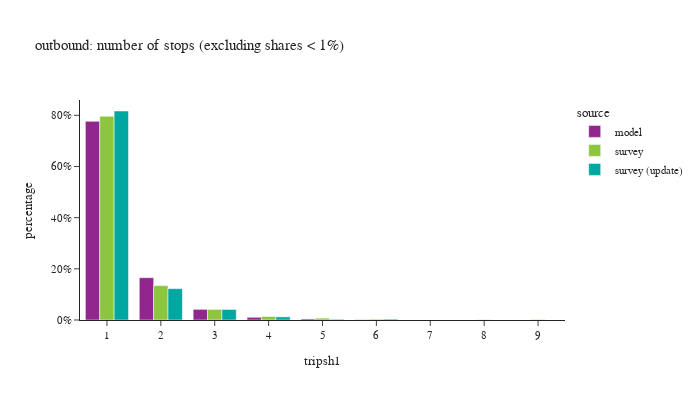

Notebook source saved alongside this figure:
### Code cell
df_plot = df_tour.groupby(['tripsh1','source'])['toexpfac'].sum().reset_index()
df_plot['percentage'] = df_plot.groupby(['source'], group_keys=False)['toexpfac']. \
    apply(lambda x: x / float(x.sum()))
df_plot = df_plot.loc[df_plot['percentage'] > 0.001]

fig = px.bar(df_plot.sort_values(['source']), x="tripsh1", y="percentage", color="source",
             barmode="group",title="outbound: number of stops (excluding shares < 1%)",
             hover_data=['toexpfac'])
fig.update_layout(height=400, width=700, font=dict(size=11),
                  xaxis = dict(dtick = 1, categoryorder='category ascending'),
                  yaxis=dict(tickformat=".0%"))
fig.show()

### Figure 1 — Plotly figure (JSON) as saved in the notebook; plotly's stock layout.template omitted (floating-point values rounded to 4 significant figures)
{"data": [{"alignmentgroup": "True", "customdata": [[4545000.0], [6277.0], [22990.0], [243400.0], [61560.0], [967700.0]], "hovertemplate": "source=model<br>tripsh1=%{x}<br>percentage=%{y}<br>toexpfac=%{customdata[0]}<extra></extra>", "legendgroup": "model", "marker": {"color": "#91268F", "pattern": {"shape": ""}}, "name": "model", "offsetgroup": "model", "orientation": "v", "showlegend": true, "textposition": "auto", "type": "bar", "x": [1, 6, 5, 3, 4, 2], "xaxis": "x", "y": [0.7763, 0.001072, 0.003926, 0.04157, 0.01052, 0.1653], "yaxis": "y"}, {"alignmentgroup": "True", "customdata": [[210200.0], [6195.0], [69990.0], [37070.0], [4057000.0], [15690.0], [684000.0], [10150.0]], "hovertemplate": "source=survey<br>tripsh1=%{x}<br>percentage=%{y}<br>toexpfac=%{customdata[0]}<extra></extra>", "legendgroup": "survey", "marker": {"color": "#8CC63E", "pattern": {"shape": ""}}, "name": "survey", "offsetgroup": "survey", "orientation": "v", "showlegend": true, "textposition": "auto", "type": "bar", "x": [3, 8, 4, 5, 1, 6, 2, 9], "xaxis": "x", "y": [0.04125, 0.001216, 0.01374, 0.007276, 0.7961, 0.003079, 0.1343, 0.001992], "yaxis": "y"}, {"alignmentgroup": "True", "customdata": [[619300.0], [208100.0], [61830.0], [4126000.0], [13740.0], [16550.0]], "hovertemplate": "source=survey (update)<br>tripsh1=%{x}<br>percentage=%{y}<br>toexpfac=%{customdata[0]}<extra></extra>", "legendgroup": "survey (update)", "marker": {"color": "#00A7A0", "pattern": {"shape": ""}}, "name": "survey (update)", "offsetgroup": "survey (update)", "orientation": "v", "showlegend": true, "textposition": "auto", "type": "bar", "x": [2, 3, 4, 1, 5, 6], "xaxis": "x", "y": [0.1226, 0.0412, 0.01224, 0.8168, 0.002721, 0.003277], "yaxis": "y"}], "layout": {"barmode": "group", "font": {"size": 11}, "height": 400, "legend": {"title": {"text": "source"}, "tracegroupgap": 0}, "title": {"text": "outbound: number of stops (excluding shares < 1%)"}, "width": 700, "xaxis": {"anchor": "y", "categoryorder": "category ascending", "domain": [0.0, 1.0], "dtick": 1, "title": {"text": "tripsh1"}}, "yaxis": {"anchor": "x", "domain": [0.0, 1.0], "tickformat": ".0%", "title": {"text": "percentage"}}}}
